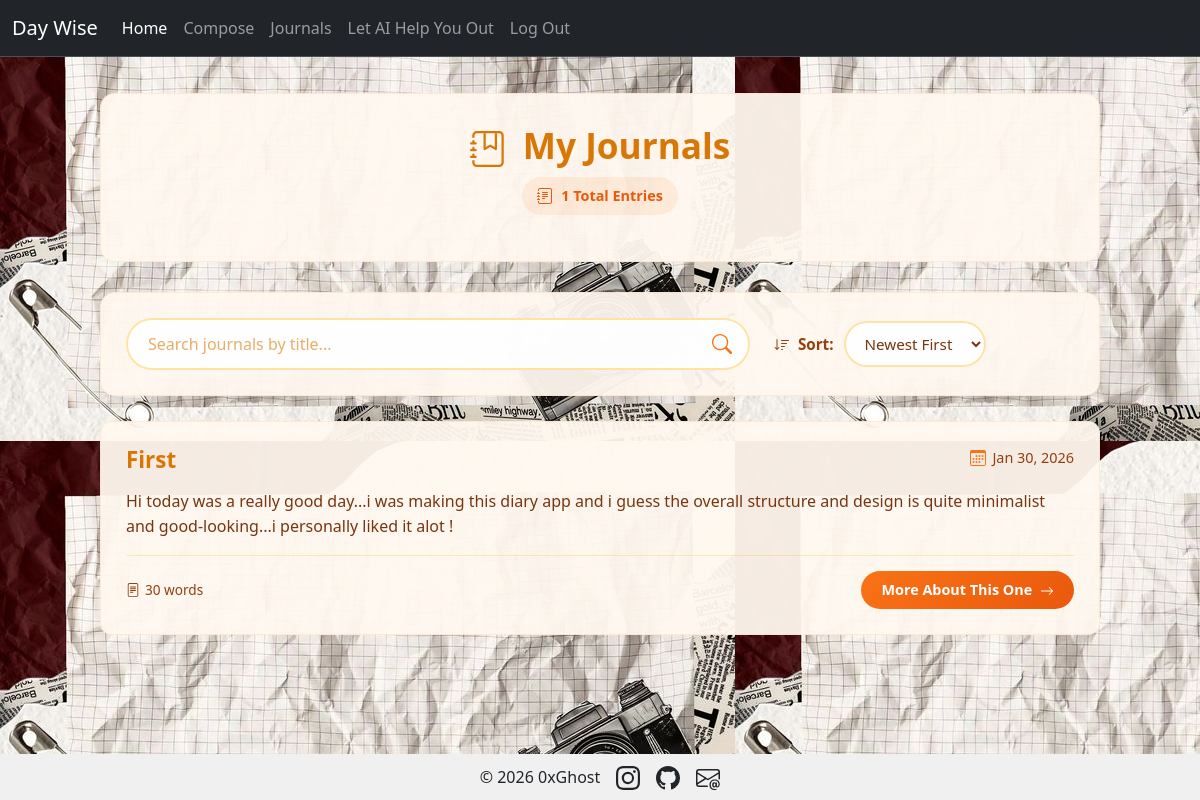
Page /journal (signed in) on the committed database.
### app.py (models this page shows, shortened)
class Diary(db.Model):
    __tablename__ = "diaries"
    user_id = db.Column(db.Integer, db.ForeignKey('users.id'), nullable=False)
    id=db.Column(db.Integer,primary_key=True)
    title=db.Column(db.String(100),nullable=False)
    diary_time=db.Column(db.DateTime  , default=lambda: datetime.now().replace(second=0, microsecond=0))
    content=db.Column(db.Text,nullable=False)
    edited = db.Column(db.Boolean, default=False)

### app.py (the view)
@app.route('/journal')
def journal():
    user_id = session.get('user_id')
    if not user_id:
        return redirect(url_for('login'))
    user = User.query.get(user_id)
    if not user:
        session.clear()
        return redirect(url_for('login'))
    entries = user.diaries
    total_entries = len(entries)
    return render_template('journal.html',total_entries=total_entries,entries=entries)

### templates/journal.html (shortened to what this page needs)
{% extends "base.html" %}
{% block content %}
<div class="journals-container">
  <div class="journals-header">
    <h1>
      My Journals
    </h1>
    <p>
      <span class="stats-badge">
        {{ total_entries }} Total Entries
      </span>
    </p>
  </div>
  <div class="controls-section">
    <div class="row align-items-center">
      <div class="col-md-8 mb-3 mb-md-0">
        <div class="search-box">
          <input
            type="text"
            class="search-input"
            id="searchInput"
            placeholder="Search journals by title..."
            onkeyup="searchJournals()"
          >
        </div>
      </div>
      <div class="col-md-4">
        <div class="sort-section">
          <label class="sort-label">
            Sort:
          </label>
          <select class="sort-select" id="sortSelect" onchange="sortJournals()">
            <option value="desc">Newest First</option>
          </select>
        </div>
      </div>
    </div>
  </div>
  <div id="journalsList">
    {% if entries %}
      {% for entry in entries %}
      <div class="journal-card" data-title="{{ entry.title.lower() }}" data-date="{{ entry.diary_time.strftime('%d %b %Y %H:%M') }}" onclick="window.location.href='/view-entry/{{ entry.id }}'">
        <div class="journal-card-header">
          <h3 class="journal-title">{{ entry.title }}</h3>
          <div class="journal-date">
            {{ entry.diary_time.strftime('%b %d, %Y') }}
          </div>
        </div>
        <p class="journal-preview">{{ entry.content[:200] }}{% if entry.content|length > 200 %}...{% endif %}</p>
        <div class="journal-footer">
          <div class="word-count">
            {{ entry.content.split()|length }} words
          </div>
          <button class="read-more-btn" onclick="event.stopPropagation(); window.location.href='/view-entry/{{ entry.id }}'">
            More About This One
          </button>
        </div>
      </div>
      {% endfor %}
    {% endif %}
  </div>
</div>
{% endblock %}

### templates/base.html (shortened to what this page needs)
<!doctype html>
<html lang="en">
  <head>
    <link href="https://cdn.jsdelivr.net/npm/bootstrap@5.3.2/dist/css/bootstrap.min.css" rel="stylesheet">
  </head>
  <body>
    <header>
      <nav class="navbar navbar-expand-lg bg-dark border-bottom border-body" data-bs-theme="dark">
        <div class="container-fluid">
          <a class="navbar-brand" href="#">Day Wise</a>
          <div class="collapse navbar-collapse" id="navbarNavAltMarkup">
            <div class="navbar-nav">
              <a class="nav-link active" aria-current="page" href="{{ url_for('home') }}">Home</a>
              <a class="nav-link" href="{{ url_for('compose') }}">Compose</a>
              <a class="nav-link" href="{{ url_for('journal') }}">Journals</a>
              <a class="nav-link" href="#">Let AI Help You Out</a>
              <a class="nav-link" href="{{ url_for('logout') }}">Log Out</a>
            </div>
          </div>
        </div>
      </nav>
    </header>
    <main class="container">
      {% block content %}
      {% endblock %}
    </main>
<footer>
  <div class="d-flex justify-content-center align-items-center gap-3">
    <p class="mb-0">&copy; 2026 0xGhost </p>
    <a href="https://www.instagram.com/sannan.63/" target="_blank" class="text-dark">
    </a>
    <a href="https://github.com/0xGhost63" target="_blank" class="text-dark">
    </a>
    <a href="mailto:sp25-bse-118@cuilahore.edu.pk" target="_blank" class="text-dark">
    </a>
  </div>
</footer>
  </body>
</html>

### templates/base.html (style rules this page uses)
html, body { height: 100%; margin: 0; }
body { display: flex; flex-direction: column; background-image: url("/static/Background.jpg"); background-size: auto; background-repeat: repeat; background-attachment: fixed; }
main { flex: 1 0 auto; padding: 20px; }
footer { flex-shrink: 0; background-color: #f0f0f0; text-align: center; padding: 10px; margin-top: auto; }

### templates/journal.html (style rules this page uses)
.journals-container { max-width: 1000px; margin: 0 auto; }
.journals-header { background: rgba(255, 248, 240, 0.95); border-radius: 15px; padding: 30px; margin-bottom: 30px; border: 1px solid rgba(255, 200, 150, 0.3); text-align: center; }
.journals-header h1 { color: #d97706; font-size: 2.2rem; font-weight: 600; margin-bottom: 10px; }
.journals-header p { color: #92400e; font-size: 1rem; }
.controls-section { background: rgba(255, 248, 240, 0.95); border-radius: 15px; padding: 25px; margin-bottom: 25px; border: 1px solid rgba(255, 200, 150, 0.3); }
.search-box { position: relative; }
.search-input { width: 100%; padding: 12px 45px 12px 20px; border: 2px solid rgba(251, 191, 36, 0.4); border-radius: 50px; background: rgba(255, 255, 255, 0.9); color: #78350f; font-size: 1rem; transition: all 0.3s; }
.search-input::placeholder { color: #d97706; opacity: 0.6; }
.search-icon { position: absolute; right: 18px; top: 50%; transform: translateY(-50%); color: #f97316; }
.sort-section { display: flex; align-items: center; gap: 10px; }
.sort-label { color: #92400e; font-weight: 600; font-size: 0.95rem; }
.sort-select { padding: 10px 15px; border: 2px solid rgba(251, 191, 36, 0.4); border-radius: 50px; background: rgba(255, 255, 255, 0.9); color: #78350f; font-size: 0.95rem; cursor: pointer; transition: all 0.3s; }
.journal-card { background: rgba(255, 248, 240, 0.95); border-radius: 12px; padding: 25px; margin-bottom: 20px; border: 1px solid rgba(255, 200, 150, 0.3); transition: all 0.3s; cursor: pointer; }
.journal-card-header { display: flex; justify-content: space-between; align-items: start; margin-bottom: 15px; }
.journal-title { color: #d97706; font-size: 1.4rem; font-weight: 600; margin: 0; flex: 1; }
.journal-date { display: flex; align-items: center; gap: 6px; color: #92400e; font-size: 0.9rem; white-space: nowrap; }
.journal-date svg { color: #f97316; }
.journal-preview { color: #78350f; font-size: 1rem; line-height: 1.6; margin-bottom: 15px; display: -webkit-box; -webkit-line-clamp: 3; -webkit-box-orient: vertical; overflow: hidden; }
.journal-footer { display: flex; justify-content: space-between; align-items: center; padding-top: 15px; border-top: 1px solid rgba(251, 191, 36, 0.3); }
.read-more-btn { padding: 8px 20px; background: linear-gradient(135deg, #f97316 0%, #ea580c 100%); border: none; border-radius: 50px; color: white; font-weight: 600; font-size: 0.9rem; cursor: pointer; transition: all 0.3s; }
.word-count { color: #92400e; font-size: 0.85rem; display: flex; align-items: center; gap: 5px; }
.stats-badge { display: inline-flex; align-items: center; gap: 8px; padding: 8px 15px; background: rgba(249, 115, 22, 0.1); border-radius: 20px; color: #ea580c; font-weight: 600; font-size: 0.9rem; }

### rows in the picture
Diary: title "First", diary_time "Jan 30, 2026", content "Hi today was a really good day...i was making this diary app and i guess the overall structure and design is quite minimalist and good-looking...i personally liked it alot !", content.split|length "30"

### other values in the picture
{{ total_entries }} "1"
